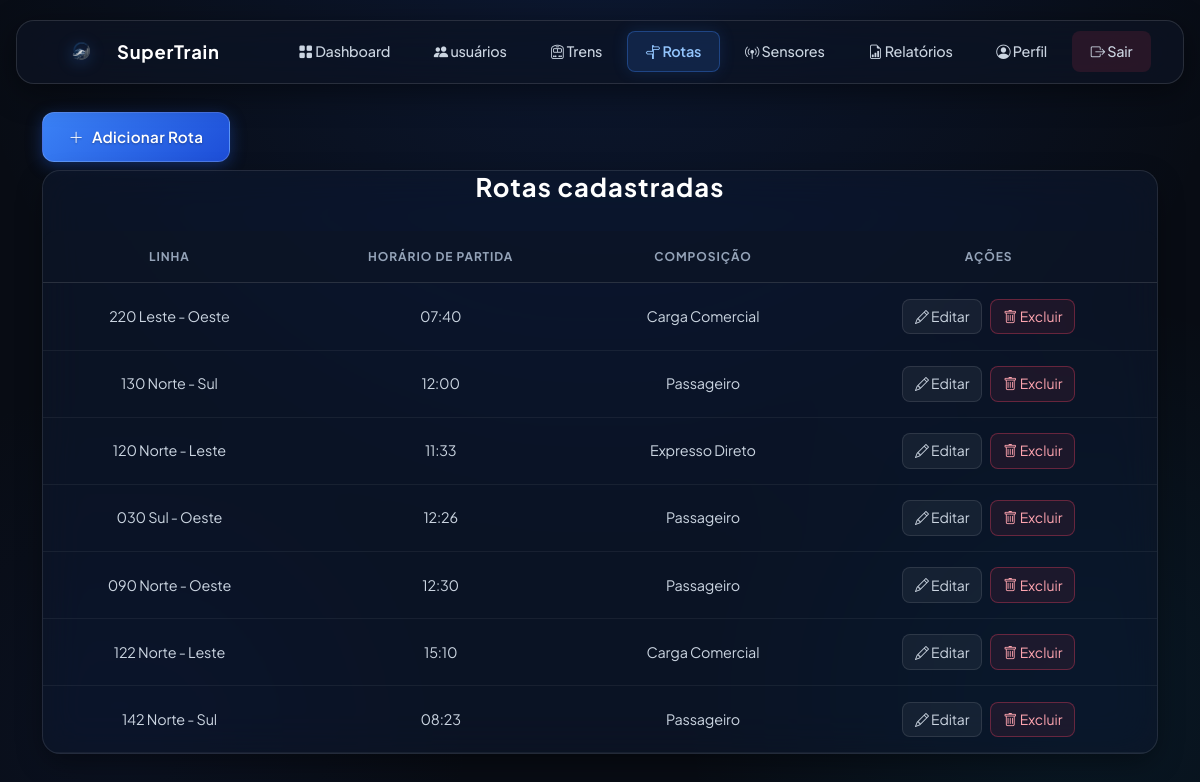
/rotas.php (signed in), run on an earlier commit of the app's database.
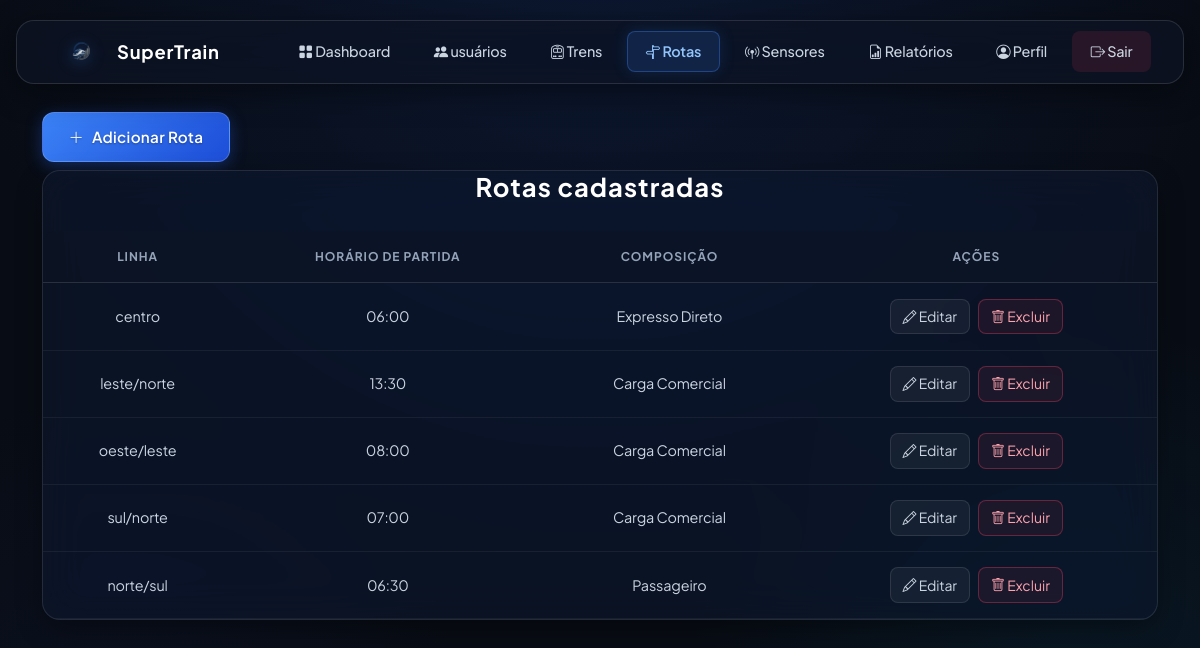
And on a later commit of the database.
### tables this page shows
CREATE TABLE `rotas` (
    `id` INT AUTO_INCREMENT PRIMARY KEY,
    `linha_id` INT NOT NULL,
    `direcao` VARCHAR(50) NOT NULL,
    `estacao_origem_id` INT NULL,
    `estacao_destino_id` INT NULL,
    `horario_partida` TIME NOT NULL,
    `horario_chegada_previsto` TIME NULL,
    `tipo_composicao` ENUM('passageiro', 'carga', 'expresso') NOT NULL DEFAULT 'passageiro',
    `status_rota` ENUM('ativa', 'desvio', 'interrompida', 'programada') NOT NULL DEFAULT 'ativa',
    `dias_operacao` VARCHAR(50) NOT NULL DEFAULT 'DIARIO',
    `criado_em` DATETIME DEFAULT CURRENT_TIMESTAMP,
    CONSTRAINT `fk_rotas_linha` FOREIGN KEY (`linha_id`) REFERENCES `linhas`(`id`) ON DELETE CASCADE,
    CONSTRAINT `fk_rotas_origem` FOREIGN KEY (`estacao_origem_id`) REFERENCES `estacoes`(`id`) ON DELETE SET NULL,
    CONSTRAINT `fk_rotas_destino` FOREIGN KEY (`estacao_destino_id`) REFERENCES `estacoes`(`id`) ON DELETE SET NULL,
    INDEX `idx_rotas_linha` (`linha_id`),
    INDEX `idx_rotas_horario` (`horario_partida`)
);

### rotas.php (the view, shortened to what this page needs)
<?php
require_once 'config.php';
$resultado = $conexao->query(
  'SELECT id, direcao, horario_partida, tipo_composicao
     FROM rotas
     ORDER BY id DESC'
);
?>
<!DOCTYPE html>
<html lang="pt-br">
<head>
  <link href="https://cdn.jsdelivr.net/npm/bootstrap@5.3.3/dist/css/bootstrap.min.css"
    rel="stylesheet">
  <link rel="stylesheet"
    href="https://cdn.jsdelivr.net/npm/bootstrap-icons@1.11.3/font/bootstrap-icons.min.css">
  <link rel="stylesheet" href="estilo/rotas.css?v=1.0">
</head>
<body>
  <header>
    <nav class="navbar navbar-expand-lg bg-blur">
      <div class="container-fluid">
        <a class="navbar-brand" href="dashboard.php">
          <img src="imagens/logo.png"
            alt="SuperTrain Logo"
            width="36"
            height="28">
          SuperTrain
        </a>
        <div class="collapse navbar-collapse" id="navbarSuperTrain">
          <ul class="navbar-nav ms-auto mb-2 mb-lg-0">
            <li class="nav-item">
              <a class="nav-link" href="dashboard.php">
                <i class="bi bi-grid-fill"></i> Dashboard
              </a>
            </li>
            <li class="nav-item">
              <a class="nav-link" href="usuarios.php">
                <i class="bi bi-people-fill"></i> usuários
              </a>
            </li>
            <li class="nav-item">
              <a class="nav-link" href="trens.php">
                <i class="bi bi-train-front"></i> Trens
              </a>
            </li>
            <li class="nav-item">
              <a class="nav-link active" aria-current="page" href="rotas.php">
                <i class="bi bi-signpost-split"></i> Rotas
              </a>
            </li>
            <li class="nav-item">
              <a class="nav-link" href="sensores.php">
                <i class="bi bi-broadcast-pin"></i> Sensores
              </a>
            </li>
            <li class="nav-item">
              <a class="nav-link" href="relatorios.php">
                <i class="bi bi-file-earmark-bar-graph"></i> Relatórios
              </a>
            </li>
            <li class="nav-item">
              <a class="nav-link" href="perfil.php">
                <i class="bi bi-person-circle"></i> Perfil
              </a>
            </li>
            <li class="nav-item">
              <a class="nav-link text-danger" href="sair.php">
                <i class="bi bi-box-arrow-right"></i> Sair
              </a>
            </li>
          </ul>
        </div>
      </div>
    </nav>
  </header>
  <main>
    <div class="container trens-container">
      <div class="header-actions mb-2">
        <a href="formulario_rotas.php" class="btn btn-primary">
          <i class="bi bi-plus-lg"></i>
          <span>Adicionar Rota</span>
        </a>
      </div>
      <div class="card card-bg-blur trens-card">
        <div class="card-header-custom">
          <h1 class="card-title">Rotas cadastradas</h1>
        </div>
        <?php if ($resultado->num_rows === 0): ?>
          <div class="empty-fleet-state">
            <i class="bi bi-signpost-split empty-icon"></i>
            <p class="empty-text">
              Nenhuma rota cadastrada no momento.
            </p>
            <a href="formulario_rotas.php"
              class="btn btn-primary btn-adicionar-trem">
              <i class="bi bi-plus-lg"></i>
              <span>Cadastrar primeira rota</span>
            </a>
          </div>
        <?php else: ?>
          <div class="table-responsive">
            <table class="table text-center mb-0">
              <thead>
                <tr>
                  <th scope="col">Linha</th>
                  <th scope="col">Horário de Partida</th>
                  <th scope="col">Composição</th>
                  <th scope="col">Ações</th>
                </tr>
              </thead>
              <tbody>
                <?php while ($rota = $resultado->fetch_assoc()): ?>
                  <tr class="train-row">
                    <td>
                      <?= htmlspecialchars($rota['direcao']) ?>
                    </td>
                    <td>
                      <?= htmlspecialchars(
                        substr((string) $rota['horario_partida'], 0, 5)
                      ) ?>
                    </td>
                    <td>
                      <?php
                      $nomes_composicao = [
                        'passageiro' => 'Passageiro',
                        'carga' => 'Carga Comercial',
                        'expresso' => 'Expresso Direto'
                      ];
                      $tipo = $rota['tipo_composicao'] ?? '';
                      echo htmlspecialchars(
                        $nomes_composicao[$tipo] ?? $tipo
                      );
                      ?>
                    </td>
                    <td>
                      <div class="train-actions d-flex justify-content-center gap-2">
                        <a
                          class="btn btn-sm btn-outline-secondary"
                          title="Editar rota"
                          href="formulario_rotas.php?id=<?= (int) $rota['id'] ?>">
                          <i class="bi bi-pencil"></i>
                          Editar
                        </a>
                        <form
                          method="post"
                          action="rotas.php"
                          onsubmit="return confirm('Confirma a exclusão desta rota?');">
                          <button
                            type="submit"
                            class="btn btn-sm btn-outline-danger"
                            title="Excluir rota">
                            <i class="bi bi-trash"></i>
                            Excluir
                          </button>
                        </form>
                      </div>
                    </td>
                  </tr>
                <?php endwhile; ?>
              </tbody>
            </table>
          </div>
        <?php endif; ?>
      </div>
    </div>
  </main>
</body>
</html>

### estilo/rotas.css (style rules this page uses)
.card-title { font-family: var(--font-heading); font-size: 1.6rem; color: #ffffff; letter-spacing: 0.04em; margin-bottom: 1.75rem; text-align: center; }

What changed in the data, as far as the page shows it:
removed rotas: direcao "220 Leste - Oeste", horario_partida "07:40", tipo_composicao "Carga Comercial"
removed rotas: direcao "130 Norte - Sul", horario_partida "12:00", tipo_composicao "Passageiro"
removed rotas: direcao "120 Norte - Leste", horario_partida "11:33", tipo_composicao "Expresso Direto"
removed rotas: direcao "030 Sul - Oeste", horario_partida "12:26", tipo_composicao "Passageiro"
removed rotas: direcao "090 Norte - Oeste", horario_partida "12:30", tipo_composicao "Passageiro"
removed rotas: direcao "122 Norte - Leste", horario_partida "15:10", tipo_composicao "Carga Comercial"
removed rotas: direcao "142 Norte - Sul", horario_partida "08:23", tipo_composicao "Passageiro"
added rotas: direcao "centro", horario_partida "06:00", tipo_composicao "Expresso Direto"
added rotas: direcao "leste/norte", horario_partida "13:30", tipo_composicao "Carga Comercial"
added rotas: direcao "oeste/leste", horario_partida "08:00", tipo_composicao "Carga Comercial"
added rotas: direcao "sul/norte", horario_partida "07:00", tipo_composicao "Carga Comercial"
added rotas: direcao "norte/sul", horario_partida "06:30", tipo_composicao "Passageiro"
